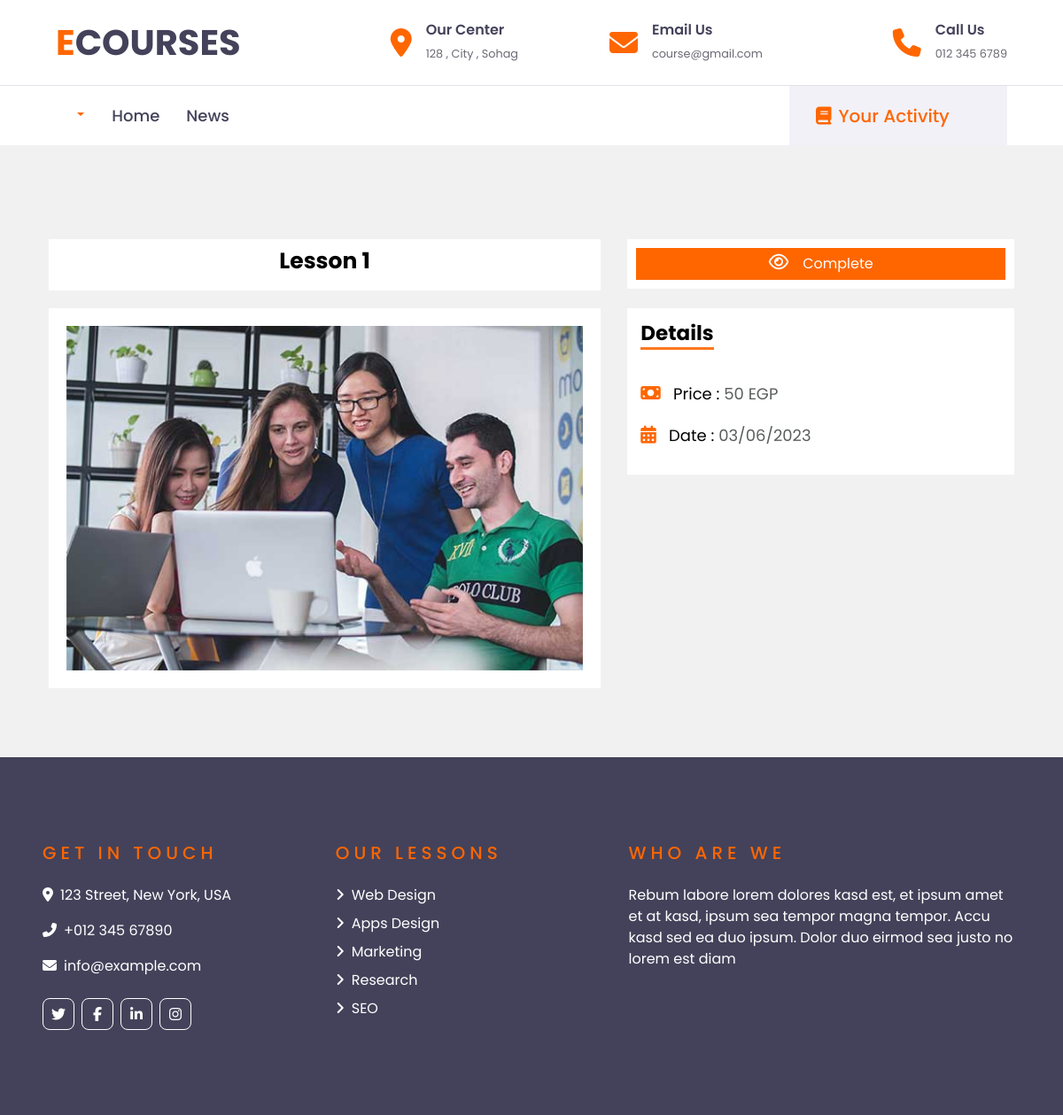
Screenshot of /lessons/c5476601-9167-461b-9039-63865732357e (signed in) with the database file from the repository.
### core/models.py (models this page shows, shortened)
class Post(models.Model):
    id = models.UUIDField(primary_key=True, default=uuid.uuid4)
    user = models.CharField(max_length=100)
    video = models.FileField(upload_to='lessons' , blank=True)
    image = models.ImageField(upload_to='post_images')
    title = models.CharField(blank=True , max_length=100)
    caption = models.TextField()
    created_at = models.DateTimeField(default=datetime.now)
    no_of_likes = models.IntegerField(default=0)
    no_of_buys = models.IntegerField(default=0)
    no_of_comments = models.IntegerField(default=0)
    price = models.IntegerField(default=0)
    teacher_name = models.CharField(max_length=100 ,blank=True , null=True)
    teacher_img = models.ImageField(upload_to='teacher_images' , blank=True , null=True)
    class subjects(models.TextChoices):
        arabic = 'arabic',
        english = 'english',
        math = 'math',
        physics = 'physics',
        chemistry = 'chemistry',
        biology = 'biology',
        french = 'french',
        german = 'german'
    subject = models.CharField(max_length=25, choices=subjects.choices, default=subjects.arabic,  blank=True)
    class years(models.TextChoices):
        first = 'first',
        second = 'second',
        third = 'third',
    year = models.CharField(max_length=25, choices=years.choices, default=years.first,  blank=True)
    class attachment_type(models.TextChoices):
        homework = 'homework',
        test = 'test',
        link = 'link'
    attach1_type = models.CharField(max_length=25, choices=attachment_type.choices, default=attachment_type.homework,  blank=True)
    attach1_link = models.CharField(blank=True , max_length=300)
    attach2_type = models.CharField(max_length=25, choices=attachment_type.choices, default=attachment_type.homework,  blank=True)
    attach2_link = models.CharField(blank=True , max_length=300)
    attach3_type = models.CharField(max_length=25, choices=attachment_type.choices, default=attachment_type.homework,  blank=True)
    attach3_link = models.CharField(blank=True , max_length=300)
    slug = models.SlugField(blank=True, null=True)
    class Meta:
        verbose_name = ("Lesson")
        verbose_name_plural = ("Lessons")

### core/views.py (the view)
# urls.py: path('lessons/<slug:slug>' , core.views.lecture_detail , name="lesson-page"),
@login_required(login_url='signin')
def lecture_detail(request , slug):
    user_object = User.objects.get(username=request.user.username)
    user_profile = Profile.objects.get(user=user_object)
    user_following_list = []
    feed = []
    user_following = FollowersCount.objects.filter(follower=request.user.username)
    for users in user_following:
        user_following_list.append(users.user)
    for usernames in user_following_list:
        feed_lists = Post.objects.filter(user=usernames)
        feed.append(feed_lists)
    feed_list = list(chain(*feed))
    all_users = User.objects.all()
    user_following_all = []
    for user in user_following:
        user_list = User.objects.get(username=user.user)
        user_following_all.append(user_list)
    post = get_object_or_404(Post ,slug=slug)
    lessons_list = [1,]
    lessons_feed = []
    purchased_lessons = BuyLesson.objects.filter(username=request.user.username)
    for posts in purchased_lessons:
        lessons_list.append(posts.post_id)
    for posts in lessons_list:
        feed_lists = Post.objects.filter(id=posts)
        lessons_feed.append(feed_lists)
    purchased_lessons_list = list(chain(*lessons_feed))
    if BuyLesson.objects.filter(username=request.user.username, post_id=post.id).first():
        button_text = 'yes'
    else:
        button_text = 'no'
    return render(request, 'main/lesson-detail.html', {'post' : post , 'user_profile': user_profile, 'posts':feed_list , 'text' : button_text})

### templates/main/lesson-detail.html (shortened to what this page needs)
{% extends "base.html" %}
{% load static %}
{% block content %}
<body>
    {% if user_profile.premium == True %}
    {% if text == 'yes' %}
    <div class="container-fluid py-5" style="background-color: #f1f1f1;">
        <div class="container">
            <div class="row" style="padding: 10px;">
                <div class="col-12 col-lg-7">
                    <div class="box text-center"
                        style="background-color: white; margin-bottom: 20px; padding-top: 10px; padding-bottom: 10px;">
                        <div>
                            <h1 class="" style="color: black; font-size: 25px;">{{post.title}}</h1>
                        </div>
                    </div>
                    <div class="box" style="background-color: white; padding: 20px; margin-bottom: 20px;">
                        {% if post.image %}
                        <img class="img-fluid" src="{{post.image.url}}" style="width: 100%;">
                        {% else %}
                        <img class="img-fluid" src="{% static 'img/course-3.jpg' %}" alt="">
                        {% endif %}
                    </div>
                </div>
                <div class="col-12 col-lg-5">
                    <div class="box" style="background-color: white; padding: 10px;">
                        <a href="/lessons/progress/{{post.id}}" class="btn btn-primary w-100 w-100"
                            style="border-radius: 0; border: 0;">
                            <span style="font-size: 10px;"><i class="fa fa-2x fa-eye mr-3"></i></span>Complete
                        </a>
                    </div>
                    <div class="box" style="background-color: white; margin-top: 22px; padding: 15px;">
                        <div>
                            <h1 class="" style="color: black; font-size: 23px;"><span
                                    style="border-bottom: 3px #fd771e solid;">Details</span></h1>
                        </div>
                        <div style="margin-top: 40px; margin-bottom: 10px;">
                            <p>
                                <i class="fa-solid fa-money-bill text-primary" style="font-size: 20px;"></i>
                                <span
                                    style="margin-left: 10px; font-size: 18px; color: black; text-transform: capitalize;">Price
                                    : <span style="color: #5b5e5e;">{{post.price}} EGP</span></span>
                            </p>
                        </div>
                        <div style="margin-top: 20px; margin-bottom: 10px;">
                            <p>
                                <i class="fa-solid fa-calendar-days text-primary" style="font-size: 20px;"></i>
                                <span
                                    style="margin-left: 10px; font-size: 18px; color: black; text-transform: capitalize;">Date
                                    : <span style="color: #5b5e5e;">{{post.created_at|date:"SHORT_DATE_FORMAT"}}
                                    </span></span>
                            </p>
                        </div>
                    </div>
                </div>
            </div>
        </div>
    </div>
    {% endif %}
    {% endif %}
</body>
{% endblock content %}

### rows the page displays
Post: title "Lesson 1", image (picture), price "50", created_at "03/06/2023"
